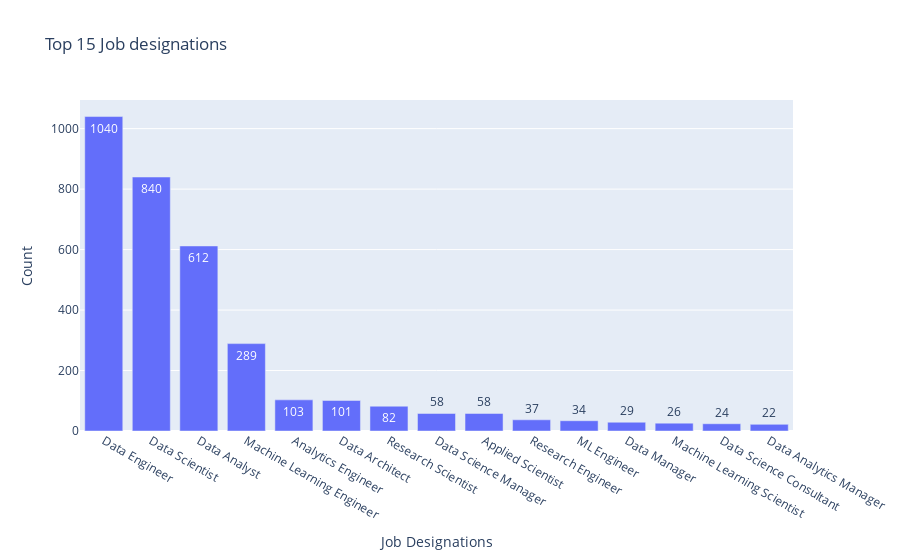

Notebook code for this chart:
### Code cell
top15_job_titles =df['job_title'].value_counts()[:15]
fig = px.bar(y = top15_job_titles.values, x = top15_job_titles.index, text = top15_job_titles.values, title = 'Top 15 Job designations')
fig.update_layout(xaxis_title = "Job Designations", yaxis_title ="Count")
fig.show()

### Figure 1 — Plotly figure (JSON) as saved in the notebook; plotly's stock layout.template omitted (floating-point values rounded to 4 significant figures)
{"data": [{"alignmentgroup": "True", "hovertemplate": "x=%{x}<br>y=%{y}<br>text=%{text}<extra></extra>", "legendgroup": "", "marker": {"color": "#636efa", "pattern": {"shape": ""}}, "name": "", "offsetgroup": "", "orientation": "v", "showlegend": false, "text": [1040, 840, 612, 289, 103, 101, 82, 58, 58, 37, 34, 29, 26, 24, 22], "textposition": "auto", "type": "bar", "x": ["Data Engineer", "Data Scientist", "Data Analyst", "Machine Learning Engineer", "Analytics Engineer", "Data Architect", "Research Scientist", "Data Science Manager", "Applied Scientist", "Research Engineer", "ML Engineer", "Data Manager", "Machine Learning Scientist", "Data Science Consultant", "Data Analytics Manager"], "xaxis": "x", "y": [1040, 840, 612, 289, 103, 101, 82, 58, 58, 37, 34, 29, 26, 24, 22], "yaxis": "y"}], "layout": {"barmode": "relative", "legend": {"tracegroupgap": 0}, "title": {"text": "Top 15 Job designations"}, "xaxis": {"anchor": "y", "domain": [0, 1], "title": {"text": "Job Designations"}}, "yaxis": {"anchor": "x", "domain": [0, 1], "title": {"text": "Count"}}}}
